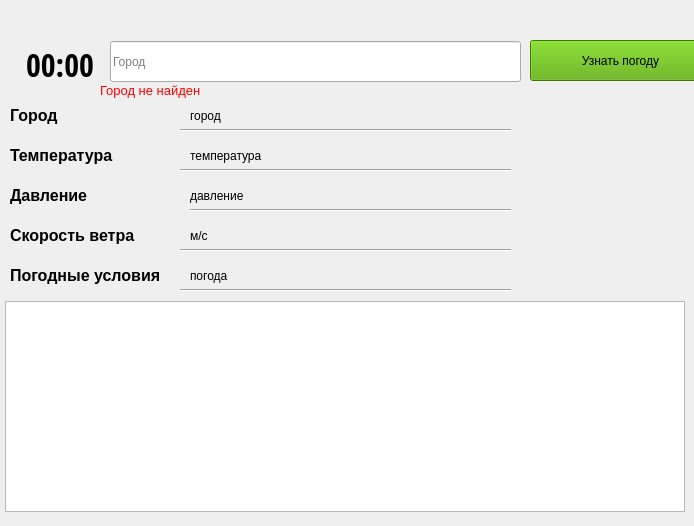
<?xml version="1.0" encoding="UTF-8"?>
<ui version="4.0">
 <class>MainWindow</class>
 <widget class="QMainWindow" name="MainWindow">
  <property name="geometry">
   <rect>
    <x>0</x>
    <y>0</y>
    <width>694</width>
    <height>526</height>
   </rect>
  </property>
  <property name="windowTitle">
   <string>О погоде</string>
  </property>
  <widget class="QWidget" name="centralwidget">
   <widget class="QPushButton" name="buttonrequest">
    <property name="geometry">
     <rect>
      <x>530</x>
      <y>40</y>
      <width>181</width>
      <height>41</height>
     </rect>
    </property>
    <property name="styleSheet">
     <string notr="true">background-color: rgb(85, 170, 0);
color: rgb(0, 0, 0);
font: 100 13pt &quot;Noto Sans&quot;;</string>
    </property>
    <property name="text">
     <string>Узнать погоду</string>
    </property>
   </widget>
   <widget class="QLabel" name="result_city">
    <property name="geometry">
     <rect>
      <x>190</x>
      <y>100</y>
      <width>311</width>
      <height>31</height>
     </rect>
    </property>
    <property name="styleSheet">
     <string notr="true">font: 87 16pt &quot;Noto Serif Black&quot;;
</string>
    </property>
    <property name="text">
     <string>город</string>
    </property>
   </widget>
   <widget class="QLabel" name="City">
    <property name="geometry">
     <rect>
      <x>10</x>
      <y>100</y>
      <width>81</width>
      <height>31</height>
     </rect>
    </property>
    <property name="font">
     <font>
      <pointsize>12</pointsize>
      <weight>75</weight>
      <bold>true</bold>
     </font>
    </property>
    <property name="text">
     <string>Город</string>
    </property>
   </widget>
   <widget class="QLineEdit" name="input_city">
    <property name="geometry">
     <rect>
      <x>110</x>
      <y>41</y>
      <width>411</width>
      <height>41</height>
     </rect>
    </property>
    <property name="toolTip">
     <string/>
    </property>
    <property name="placeholderText">
     <string notr="true">Город</string>
    </property>
   </widget>
   <widget class="QLabel" name="Temp">
    <property name="geometry">
     <rect>
      <x>10</x>
      <y>140</y>
      <width>141</width>
      <height>31</height>
     </rect>
    </property>
    <property name="font">
     <font>
      <pointsize>12</pointsize>
      <weight>75</weight>
      <bold>true</bold>
     </font>
    </property>
    <property name="text">
     <string>Температура</string>
    </property>
   </widget>
   <widget class="QLabel" name="label_4">
    <property name="geometry">
     <rect>
      <x>10</x>
      <y>220</y>
      <width>151</width>
      <height>31</height>
     </rect>
    </property>
    <property name="font">
     <font>
      <pointsize>12</pointsize>
      <weight>75</weight>
      <bold>true</bold>
     </font>
    </property>
    <property name="text">
     <string>Скорость ветра</string>
    </property>
   </widget>
   <widget class="QLabel" name="label_5">
    <property name="geometry">
     <rect>
      <x>10</x>
      <y>260</y>
      <width>171</width>
      <height>31</height>
     </rect>
    </property>
    <property name="font">
     <font>
      <pointsize>12</pointsize>
      <weight>75</weight>
      <bold>true</bold>
     </font>
    </property>
    <property name="text">
     <string>Погодные условия</string>
    </property>
   </widget>
   <widget class="QLabel" name="cur_time">
    <property name="geometry">
     <rect>
      <x>10</x>
      <y>40</y>
      <width>100</width>
      <height>50</height>
     </rect>
    </property>
    <property name="sizePolicy">
     <sizepolicy hsizetype="MinimumExpanding" vsizetype="MinimumExpanding">
      <horstretch>0</horstretch>
      <verstretch>0</verstretch>
     </sizepolicy>
    </property>
    <property name="minimumSize">
     <size>
      <width>100</width>
      <height>50</height>
     </size>
    </property>
    <property name="maximumSize">
     <size>
      <width>100</width>
      <height>50</height>
     </size>
    </property>
    <property name="baseSize">
     <size>
      <width>100</width>
      <height>50</height>
     </size>
    </property>
    <property name="font">
     <font>
      <family>Open Sans Condensed</family>
      <pointsize>24</pointsize>
      <weight>11</weight>
      <italic>false</italic>
      <bold>false</bold>
     </font>
    </property>
    <property name="cursor">
     <cursorShape>IBeamCursor</cursorShape>
    </property>
    <property name="autoFillBackground">
     <bool>false</bool>
    </property>
    <property name="styleSheet">
     <string notr="true">font: 85 24pt &quot;Open Sans Condensed&quot;;
border-bottom-color: rgb(170, 255, 0);
color: rgb(0, 0, 0);</string>
    </property>
    <property name="text">
     <string>00:00</string>
    </property>
    <property name="textFormat">
     <enum>Qt::RichText</enum>
    </property>
    <property name="scaledContents">
     <bool>true</bool>
    </property>
    <property name="alignment">
     <set>Qt::AlignCenter</set>
    </property>
   </widget>
   <widget class="Line" name="line_2">
    <property name="geometry">
     <rect>
      <x>180</x>
      <y>120</y>
      <width>331</width>
      <height>20</height>
     </rect>
    </property>
    <property name="orientation">
     <enum>Qt::Horizontal</enum>
    </property>
   </widget>
   <widget class="Line" name="line_3">
    <property name="geometry">
     <rect>
      <x>180</x>
      <y>160</y>
      <width>331</width>
      <height>20</height>
     </rect>
    </property>
    <property name="orientation">
     <enum>Qt::Horizontal</enum>
    </property>
   </widget>
   <widget class="Line" name="line_4">
    <property name="geometry">
     <rect>
      <x>180</x>
      <y>240</y>
      <width>331</width>
      <height>20</height>
     </rect>
    </property>
    <property name="orientation">
     <enum>Qt::Horizontal</enum>
    </property>
   </widget>
   <widget class="Line" name="line_5">
    <property name="geometry">
     <rect>
      <x>180</x>
      <y>280</y>
      <width>331</width>
      <height>20</height>
     </rect>
    </property>
    <property name="orientation">
     <enum>Qt::Horizontal</enum>
    </property>
   </widget>
   <widget class="QLabel" name="result_temp">
    <property name="geometry">
     <rect>
      <x>190</x>
      <y>140</y>
      <width>331</width>
      <height>31</height>
     </rect>
    </property>
    <property name="styleSheet">
     <string notr="true">
font: 87 16pt &quot;Noto Serif Black&quot;;
</string>
    </property>
    <property name="text">
     <string>температура</string>
    </property>
   </widget>
   <widget class="QLabel" name="result_speed">
    <property name="geometry">
     <rect>
      <x>190</x>
      <y>220</y>
      <width>321</width>
      <height>31</height>
     </rect>
    </property>
    <property name="styleSheet">
     <string notr="true">
font: 87 16pt &quot;Noto Serif Black&quot;;</string>
    </property>
    <property name="text">
     <string>м/с</string>
    </property>
   </widget>
   <widget class="QLabel" name="result_city_summ">
    <property name="geometry">
     <rect>
      <x>190</x>
      <y>260</y>
      <width>321</width>
      <height>31</height>
     </rect>
    </property>
    <property name="styleSheet">
     <string notr="true">
font: 87 16pt &quot;Noto Serif Black&quot;;</string>
    </property>
    <property name="text">
     <string>погода</string>
    </property>
   </widget>
   <widget class="QLabel" name="result_pressure">
    <property name="geometry">
     <rect>
      <x>190</x>
      <y>180</y>
      <width>321</width>
      <height>31</height>
     </rect>
    </property>
    <property name="styleSheet">
     <string notr="true">
font: 87 16pt &quot;Noto Serif Black&quot;;
</string>
    </property>
    <property name="text">
     <string>давление</string>
    </property>
   </widget>
   <widget class="QLabel" name="pressure_label">
    <property name="geometry">
     <rect>
      <x>10</x>
      <y>180</y>
      <width>141</width>
      <height>31</height>
     </rect>
    </property>
    <property name="font">
     <font>
      <pointsize>12</pointsize>
      <weight>75</weight>
      <bold>true</bold>
     </font>
    </property>
    <property name="text">
     <string>Давление</string>
    </property>
   </widget>
   <widget class="Line" name="line_6">
    <property name="geometry">
     <rect>
      <x>190</x>
      <y>200</y>
      <width>321</width>
      <height>20</height>
     </rect>
    </property>
    <property name="orientation">
     <enum>Qt::Horizontal</enum>
    </property>
   </widget>
   <widget class="QTableWidget" name="table_cast">
    <property name="geometry">
     <rect>
      <x>5</x>
      <y>301</y>
      <width>680</width>
      <height>211</height>
     </rect>
    </property>
    <property name="sizePolicy">
     <sizepolicy hsizetype="Preferred" vsizetype="Preferred">
      <horstretch>0</horstretch>
      <verstretch>0</verstretch>
     </sizepolicy>
    </property>
   </widget>
   <widget class="QLabel" name="city_not_found">
    <property name="enabled">
     <bool>true</bool>
    </property>
    <property name="geometry">
     <rect>
      <x>100</x>
      <y>80</y>
      <width>161</width>
      <height>21</height>
     </rect>
    </property>
    <property name="font">
     <font>
      <pointsize>10</pointsize>
      <weight>50</weight>
      <bold>false</bold>
     </font>
    </property>
    <property name="styleSheet">
     <string notr="true">color: rgb(255, 0, 0);</string>
    </property>
    <property name="inputMethodHints">
     <set>Qt::ImhNone</set>
    </property>
    <property name="text">
     <string>Город не найден</string>
    </property>
    <property name="margin">
     <number>0</number>
    </property>
    <property name="textInteractionFlags">
     <set>Qt::NoTextInteraction</set>
    </property>
   </widget>
   <zorder>city_not_found</zorder>
   <zorder>buttonrequest</zorder>
   <zorder>City</zorder>
   <zorder>input_city</zorder>
   <zorder>Temp</zorder>
   <zorder>label_4</zorder>
   <zorder>label_5</zorder>
   <zorder>cur_time</zorder>
   <zorder>line_2</zorder>
   <zorder>line_3</zorder>
   <zorder>line_4</zorder>
   <zorder>line_5</zorder>
   <zorder>result_temp</zorder>
   <zorder>result_speed</zorder>
   <zorder>result_city_summ</zorder>
   <zorder>result_pressure</zorder>
   <zorder>pressure_label</zorder>
   <zorder>line_6</zorder>
   <zorder>result_city</zorder>
   <zorder>table_cast</zorder>
  </widget>
 </widget>
 <resources/>
 <connections/>
</ui>
